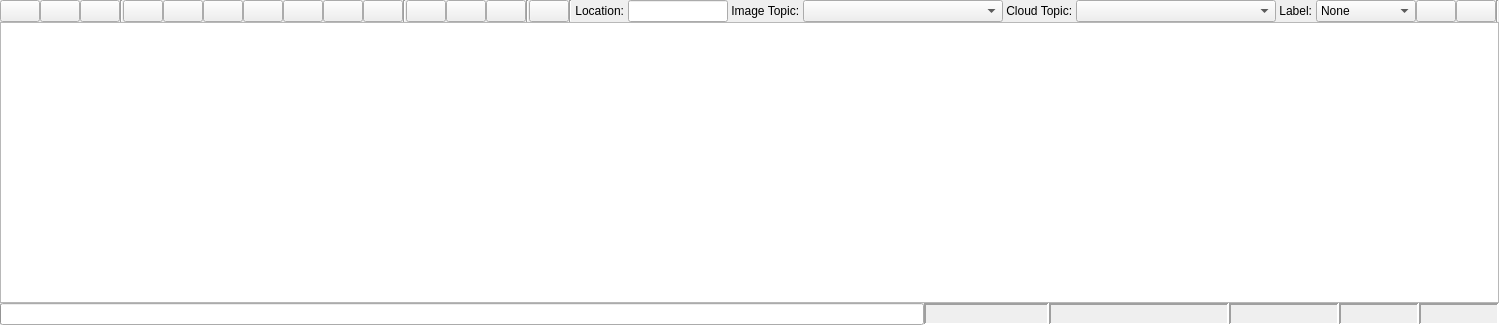
<?xml version="1.0" encoding="UTF-8"?>
<ui version="4.0">
 <class>Bag</class>
 <widget class="QWidget" name="Bag">
  <property name="geometry">
   <rect>
    <x>0</x>
    <y>0</y>
    <width>943</width>
    <height>325</height>
   </rect>
  </property>
  <property name="windowTitle">
   <string>Bag</string>
  </property>
  <layout class="QVBoxLayout" name="verticalLayout">
   <property name="spacing">
    <number>0</number>
   </property>
   <property name="margin">
    <number>0</number>
   </property>
   <item>
    <layout class="QHBoxLayout" name="horizontalLayout">
     <item>
      <widget class="QPushButton" name="record_button">
       <property name="toolTip">
        <string>Record Bag</string>
       </property>
       <property name="text">
        <string/>
       </property>
       <property name="iconSize">
        <size>
         <width>16</width>
         <height>16</height>
        </size>
       </property>
      </widget>
     </item>
     <item>
      <widget class="QPushButton" name="load_button">
       <property name="toolTip">
        <string>Load Bag</string>
       </property>
       <property name="text">
        <string/>
       </property>
       <property name="iconSize">
        <size>
         <width>16</width>
         <height>16</height>
        </size>
       </property>
      </widget>
     </item>
     <item>
      <widget class="QPushButton" name="save_button">
       <property name="toolTip">
        <string>Save Bag</string>
       </property>
       <property name="text">
        <string/>
       </property>
       <property name="iconSize">
        <size>
         <width>16</width>
         <height>16</height>
        </size>
       </property>
      </widget>
     </item>
     <item>
      <widget class="Line" name="line_3">
       <property name="orientation">
        <enum>Qt::Vertical</enum>
       </property>
      </widget>
     </item>
     <item>
      <widget class="QPushButton" name="begin_button">
       <property name="toolTip">
        <string>Go To Beginning</string>
       </property>
       <property name="text">
        <string/>
       </property>
       <property name="iconSize">
        <size>
         <width>16</width>
         <height>16</height>
        </size>
       </property>
      </widget>
     </item>
     <item>
      <widget class="QPushButton" name="slower_button">
       <property name="toolTip">
        <string>Slower / Rewind</string>
       </property>
       <property name="text">
        <string/>
       </property>
       <property name="iconSize">
        <size>
         <width>16</width>
         <height>16</height>
        </size>
       </property>
      </widget>
     </item>
     <item>
      <widget class="QPushButton" name="previous_button">
       <property name="toolTip">
        <string>Previous frame</string>
       </property>
       <property name="text">
        <string/>
       </property>
       <property name="iconSize">
        <size>
         <width>16</width>
         <height>16</height>
        </size>
       </property>
      </widget>
     </item>
     <item>
      <widget class="QPushButton" name="play_button">
       <property name="toolTip">
        <string>Play / Pause</string>
       </property>
       <property name="text">
        <string/>
       </property>
       <property name="iconSize">
        <size>
         <width>16</width>
         <height>16</height>
        </size>
       </property>
       <property name="checkable">
        <bool>true</bool>
       </property>
      </widget>
     </item>
     <item>
      <widget class="QPushButton" name="next_button">
       <property name="toolTip">
        <string>Next frame</string>
       </property>
       <property name="text">
        <string/>
       </property>
       <property name="iconSize">
        <size>
         <width>16</width>
         <height>16</height>
        </size>
       </property>
      </widget>
     </item>
     <item>
      <widget class="QPushButton" name="faster_button">
       <property name="toolTip">
        <string>Fast Forward</string>
       </property>
       <property name="text">
        <string/>
       </property>
       <property name="iconSize">
        <size>
         <width>16</width>
         <height>16</height>
        </size>
       </property>
      </widget>
     </item>
     <item>
      <widget class="QPushButton" name="end_button">
       <property name="toolTip">
        <string>Go To End</string>
       </property>
       <property name="text">
        <string/>
       </property>
       <property name="iconSize">
        <size>
         <width>16</width>
         <height>16</height>
        </size>
       </property>
      </widget>
     </item>
     <item>
      <widget class="Line" name="line">
       <property name="orientation">
        <enum>Qt::Vertical</enum>
       </property>
      </widget>
     </item>
     <item>
      <widget class="QPushButton" name="zoom_in_button">
       <property name="toolTip">
        <string>Zoom In</string>
       </property>
       <property name="text">
        <string/>
       </property>
       <property name="iconSize">
        <size>
         <width>16</width>
         <height>16</height>
        </size>
       </property>
      </widget>
     </item>
     <item>
      <widget class="QPushButton" name="zoom_out_button">
       <property name="toolTip">
        <string>Zoom Out</string>
       </property>
       <property name="text">
        <string/>
       </property>
       <property name="iconSize">
        <size>
         <width>16</width>
         <height>16</height>
        </size>
       </property>
      </widget>
     </item>
     <item>
      <widget class="QPushButton" name="zoom_all_button">
       <property name="toolTip">
        <string>Zoom Home</string>
       </property>
       <property name="text">
        <string/>
       </property>
       <property name="iconSize">
        <size>
         <width>16</width>
         <height>16</height>
        </size>
       </property>
      </widget>
     </item>
     <item>
      <widget class="Line" name="line_2">
       <property name="orientation">
        <enum>Qt::Vertical</enum>
       </property>
      </widget>
     </item>
     <item>
      <widget class="QPushButton" name="thumbs_button">
       <property name="toolTip">
        <string>Toggle Thumbnails</string>
       </property>
       <property name="text">
        <string/>
       </property>
       <property name="iconSize">
        <size>
         <width>16</width>
         <height>16</height>
        </size>
       </property>
       <property name="checkable">
        <bool>true</bool>
       </property>
      </widget>
     </item>
     <item>
      <widget class="Line" name="line_4">
       <property name="orientation">
        <enum>Qt::Vertical</enum>
       </property>
      </widget>
     </item>
     <!-- New Stuff -->
     <item>
      <widget class="QLabel" name="location_label">
       <property name="text">
        <string> Location: </string>
       </property>
      </widget>
     </item>

     <item>
      <widget class="QLineEdit" name="location_input">
       <property name="minimumSize">
        <size>
         <width>100</width>
         <height>0</height>
        </size>
       </property>           
       <property name="maximumSize">
        <size>
         <width>100</width>
         <height>16777215</height>
        </size>
       </property>       
      </widget>
     </item>

     <item>
      <widget class="QLabel" name="image_topic_label">
       <property name="text">
        <string> Image Topic: </string>
       </property>
      </widget>
     </item>
     <item>

      <widget class="QComboBox" name="image_topic_combo_box">
       <property name="minimumSize">
        <size>
         <width>200</width>
         <height>0</height>
        </size>
       </property>          
       <property name="maximumSize">
        <size>
         <width>200</width>
         <height>16777215</height>
        </size>
       </property>             
      </widget>
     </item>

     <item>
      <widget class="QLabel" name="cloud_topic_label">
       <property name="text">
        <string> Cloud Topic: </string>
       </property>
      </widget>
     </item>

     <item>
      <widget class="QComboBox" name="cloud_topic_combo_box">
       <property name="minimumSize">
        <size>
         <width>200</width>
         <height>0</height>
        </size>
       </property>          
       <property name="maximumSize">
        <size>
         <width>200</width>
         <height>16777215</height>
        </size>
       </property>         
      </widget>      
     </item>  

     <item>
      <widget class="QLabel" name="label_orientation_label_label">
       <property name="text">
        <string> Label: </string>
       </property>
      </widget>
     </item>

     <item>
      <widget class="QComboBox" name="label_orientation_combo_box">
       <property name="geometry">
        <rect>
         <x>70</x>
         <y>120</y>
         <width>100</width>
         <height>22</height>
        </rect>
       </property>
       <property name="minimumSize">
        <size>
         <width>100</width>
         <height>0</height>
        </size>
       </property>
       <property name="maximumSize">
        <size>
         <width>100</width>
         <height>16777215</height>
        </size>
       </property>
       <item>
        <property name="text">
         <string>None</string>
        </property>
       </item>
       <item>
        <property name="text">
         <string>Label Up</string>
        </property>
       </item>
       <item>
        <property name="text">
         <string>Label Down</string>
        </property>
       </item>
      </widget>
     </item>

     <item>
      <widget class="QPushButton" name="refresh_button">
       <property name="toolTip">
        <string>Refresh Topics</string>
       </property>
       <property name="text">
        <string/>
       </property>
       <property name="iconSize">
        <size>
         <width>16</width>
         <height>16</height>
        </size>
       </property>
      </widget>
     </item>

     <item>
      <widget class="QPushButton" name="save_test_data_button">
       <property name="toolTip">
        <string>Save Test Data Point</string>
       </property>
       <property name="text">
        <string/>
       </property>
       <property name="iconSize">
        <size>
         <width>32</width>
         <height>16</height>
        </size>
       </property>
      </widget>
     </item>

     <item>
      <widget class="Line" name="line_4">
       <property name="orientation">
        <enum>Qt::Vertical</enum>
       </property>
      </widget>
     </item>     
     <item>
     <!-- End New Stuff -->
      <spacer name="horizontalSpacer">
       <property name="orientation">
        <enum>Qt::Horizontal</enum>
       </property>
       <property name="sizeHint" stdset="0">
        <size>
         <width>40</width>
         <height>20</height>
        </size>
       </property>
      </spacer>
     </item>
    </layout>
   </item>
   <item>
    <widget class="BagGraphicsView" name="graphics_view">
     <property name="horizontalScrollBarPolicy">
      <enum>Qt::ScrollBarAlwaysOff</enum>
     </property>
    </widget>
   </item>
   <item>
    <layout class="QHBoxLayout" name="status_bar_layout">
     <item>
      <widget class="QProgressBar" name="progress_bar">
       <property name="sizePolicy">
        <sizepolicy hsizetype="Minimum" vsizetype="Fixed">
         <horstretch>0</horstretch>
         <verstretch>0</verstretch>
        </sizepolicy>
       </property>
       <property name="value">
        <number>0</number>
       </property>
       <property name="textVisible">
        <bool>false</bool>
       </property>
      </widget>
     </item>
     <item>
      <widget class="QLabel" name="stamp_label">
       <property name="maximumSize">
        <size>
         <width>125</width>
         <height>16777215</height>
        </size>
       </property>
       <property name="toolTip">
        <string>Time Stamp of the current playhead</string>
       </property>
       <property name="frameShape">
        <enum>QFrame::Panel</enum>
       </property>
       <property name="frameShadow">
        <enum>QFrame::Sunken</enum>
       </property>
       <property name="lineWidth">
        <number>2</number>
       </property>
       <property name="text">
        <string/>
       </property>
      </widget>
     </item>
     <item>
      <widget class="QLabel" name="date_label">
       <property name="maximumSize">
        <size>
         <width>180</width>
         <height>16777215</height>
        </size>
       </property>
       <property name="toolTip">
        <string>Date and time of the playhead</string>
       </property>
       <property name="frameShape">
        <enum>QFrame::Panel</enum>
       </property>
       <property name="frameShadow">
        <enum>QFrame::Sunken</enum>
       </property>
       <property name="lineWidth">
        <number>2</number>
       </property>
       <property name="text">
        <string/>
       </property>
      </widget>
     </item>
     <item>
      <widget class="QLabel" name="seconds_label">
       <property name="minimumSize">
        <size>
         <width>0</width>
         <height>0</height>
        </size>
       </property>
       <property name="maximumSize">
        <size>
         <width>110</width>
         <height>16777215</height>
        </size>
       </property>
       <property name="toolTip">
        <string>Number of Seconds from the beginning of the current playhead</string>
       </property>
       <property name="frameShape">
        <enum>QFrame::Panel</enum>
       </property>
       <property name="frameShadow">
        <enum>QFrame::Sunken</enum>
       </property>
       <property name="lineWidth">
        <number>2</number>
       </property>
       <property name="text">
        <string/>
       </property>
      </widget>
     </item>
     <item>
      <widget class="QLabel" name="playspeed_label">
       <property name="maximumSize">
        <size>
         <width>80</width>
         <height>16777215</height>
        </size>
       </property>
       <property name="frameShape">
        <enum>QFrame::Panel</enum>
       </property>
       <property name="frameShadow">
        <enum>QFrame::Sunken</enum>
       </property>
       <property name="lineWidth">
        <number>2</number>
       </property>
       <property name="text">
        <string/>
       </property>
      </widget>
     </item>
     <item>
      <widget class="QLabel" name="filesize_label">
       <property name="maximumSize">
        <size>
         <width>80</width>
         <height>16777215</height>
        </size>
       </property>
       <property name="frameShape">
        <enum>QFrame::Panel</enum>
       </property>
       <property name="frameShadow">
        <enum>QFrame::Sunken</enum>
       </property>
       <property name="lineWidth">
        <number>2</number>
       </property>
       <property name="text">
        <string/>
       </property>
      </widget>
     </item>
    </layout>
   </item>
  </layout>
 </widget>
 <customwidgets>
  <customwidget>
   <class>BagGraphicsView</class>
   <extends>QGraphicsView</extends>
   <header>rqt_bag.bag_widget</header>
  </customwidget>
 </customwidgets>
 <resources/>
 <connections/>
</ui>
